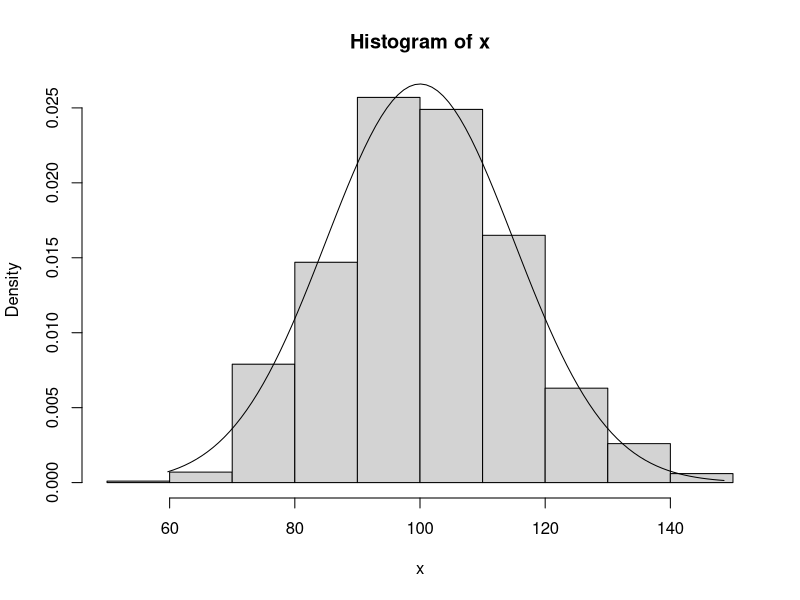

The R source for this figure:
pnorm(3, 6, 4) - pnorm(-1, 6, 4)
pnorm(5, 6, 4) - pnorm(2, 6, 4)

upper = qnorm(0.90, 20, 10)
lower = qnorm(0.10, 20, 10)
c(lower, upper)

qnorm(0.95, 100, 15)

x = rnorm(1000, 100, 15)
hist(x, probability = TRUE)
xx = seq(min(x), max(x), length = 100)
lines(xx, dnorm(xx, 100, 15))
